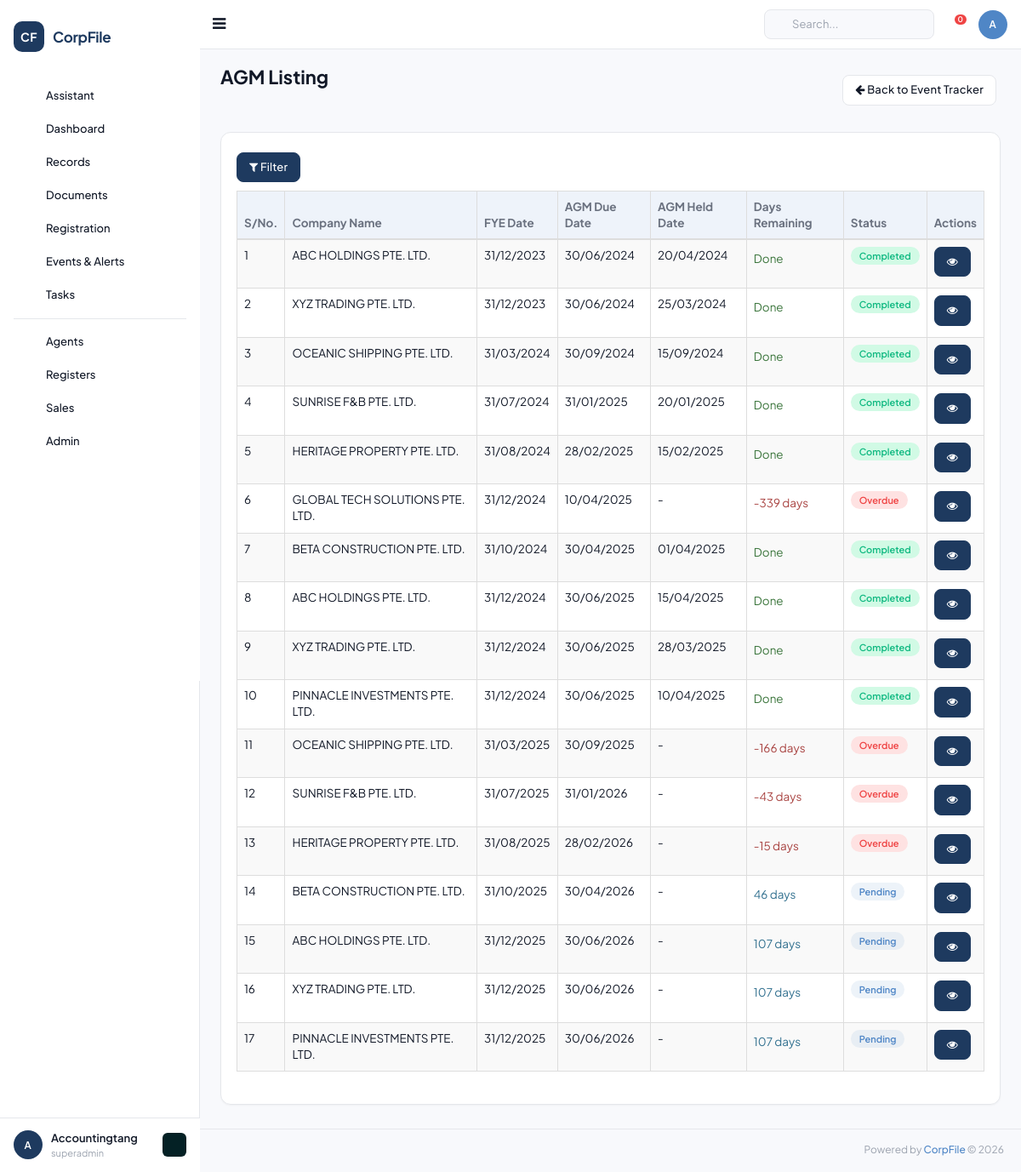
The page /agm_listing (signed in) on the database its author committed.
### tables this page shows
CREATE TABLE `company_events` (
  `id` INT UNSIGNED AUTO_INCREMENT PRIMARY KEY,
  `company_id` INT UNSIGNED NOT NULL,
  `event_type_id` INT UNSIGNED DEFAULT NULL,
  `event_type` VARCHAR(50) DEFAULT 'AGM' COMMENT 'AGM/AR/Resolution/Event',
  `fye_year` VARCHAR(10) DEFAULT NULL,
  `fye_date` DATE DEFAULT NULL,
  `actual_fye` DATE DEFAULT NULL,
  `fye_month` VARCHAR(20) DEFAULT NULL,
  `agm_due_date` DATE DEFAULT NULL,
  `agm_held_date` DATE DEFAULT NULL,
  `agm_extended_due_date` DATE DEFAULT NULL,
  `ar_due_date` DATE DEFAULT NULL,
  `ar_filing_date` DATE DEFAULT NULL,
  `ar_extended_due_date` DATE DEFAULT NULL,
  `event_date` DATE DEFAULT NULL,
  `event_description` TEXT DEFAULT NULL,
  `status` VARCHAR(20) DEFAULT 'Pending',
  `created_by` INT UNSIGNED DEFAULT NULL,
  `created_at` DATETIME DEFAULT CURRENT_TIMESTAMP,
  `updated_at` DATETIME DEFAULT CURRENT_TIMESTAMP ON UPDATE CURRENT_TIMESTAMP,
  FOREIGN KEY (`company_id`) REFERENCES `companies`(`id`) ON DELETE CASCADE
);

CREATE TABLE `companies` (
  `id` INT UNSIGNED AUTO_INCREMENT PRIMARY KEY,
  `client_id` INT UNSIGNED NOT NULL,
  `company_name` VARCHAR(500) NOT NULL,
  `former_name` VARCHAR(500) DEFAULT NULL,
  `trading_name` VARCHAR(500) DEFAULT NULL,
  `company_id_code` VARCHAR(100) DEFAULT NULL COMMENT 'Company ID field',
  `company_type_id` INT UNSIGNED DEFAULT NULL,
  `registration_number` VARCHAR(100) DEFAULT NULL COMMENT 'Local/Foreign reg number',
  `acra_registration_number` VARCHAR(100) DEFAULT NULL COMMENT 'ACRA UEN',
  `country` VARCHAR(100) DEFAULT 'SINGAPORE',
  `region_id` INT UNSIGNED DEFAULT NULL,
  `incorporation_date` DATE DEFAULT NULL,
  `entity_status` VARCHAR(50) DEFAULT 'Active' COMMENT 'ACRA status',
  `internal_css_status` VARCHAR(50) DEFAULT NULL COMMENT 'Pre-Incorp/Active/Terminated/Dormant/etc',
  `risk_assessment_rating` VARCHAR(20) DEFAULT NULL,
  `common_seal` VARCHAR(10) DEFAULT NULL,
  `company_stamp` VARCHAR(10) DEFAULT NULL,
  `related_industry_id` INT UNSIGNED DEFAULT NULL,
  `market_segment_id` INT UNSIGNED DEFAULT NULL,
  `public_interest_company` VARCHAR(10) DEFAULT NULL,
  `legis_entity_name` VARCHAR(255) DEFAULT NULL,
  `jurisdiction_incorp_name` VARCHAR(255) DEFAULT NULL,
  `jurisdiction_corp_name` VARCHAR(255) DEFAULT NULL,
  `jurisdiction_corp_id` VARCHAR(100) DEFAULT NULL,
  `strike_off_date` DATE DEFAULT NULL,
  `liquid_strike_off_date` DATE DEFAULT NULL,
  `terminate_date` DATE DEFAULT NULL,
  `dormant_date` DATE DEFAULT NULL,
  `liquidated_date` DATE DEFAULT NULL,
   
  `activity_1` VARCHAR(100) DEFAULT NULL,
  `activity_1_desc_default` TEXT DEFAULT NULL,
  `activity_1_desc_user` TEXT DEFAULT NULL,
  `activity_2` VARCHAR(100) DEFAULT NULL,
  `activity_2_desc_default` TEXT DEFAULT NULL,
  `activity_2_desc_user` TEXT DEFAULT NULL,
   
  `ord_issued_share_capital` DECIMAL(20,2) DEFAULT 0,
  `ord_currency` VARCHAR(10) DEFAULT 'SGD',
  `no_ord_shares` INT DEFAULT 0,
  `paid_up_capital` DECIMAL(20,2) DEFAULT 0,
  `paid_up_capital_currency` VARCHAR(10) DEFAULT 'SGD',
  `spec_issued_share_capital` DECIMAL(20,2) DEFAULT 0,
  `spec_currency` VARCHAR(10) DEFAULT 'SGD',
  `no_spec_shares` INT DEFAULT 0,
   
  `fye_date` DATE DEFAULT NULL,
  `financial_date` DATE DEFAULT NULL,
  `next_agm_due` DATE DEFAULT NULL,
  `date_of_agm` DATE DEFAULT NULL,
  `date_of_ar` DATE DEFAULT NULL,
  `last_ar_filing` DATE DEFAULT NULL,
   
  `contact_person` VARCHAR(255) DEFAULT NULL,
  `auditor_name` VARCHAR(255) DEFAULT NULL,
  `phone1_code` VARCHAR(10) DEFAULT '65',
  `phone1_number` VARCHAR(50) DEFAULT NULL,
  `phone2_code` VARCHAR(10) DEFAULT '65',
  `phone2_number` VARCHAR(50) DEFAULT NULL,
  `fax_code` VARCHAR(10) DEFAULT '65',
  `fax_number` VARCHAR(50) DEFAULT NULL,
  `website` VARCHAR(255) DEFAULT NULL,
  `email` VARCHAR(255) DEFAULT NULL,
   
  `bank_name_id` INT UNSIGNED DEFAULT NULL,
  `bank_account_number` VARCHAR(100) DEFAULT NULL,
   
  `service_name_id` INT UNSIGNED DEFAULT NULL,
  `service_appoint_date` DATE DEFAULT NULL,
  `service_termination_date` DATE DEFAULT NULL,
  `service_status` VARCHAR(50) DEFAULT NULL,
   
  `remarks` TEXT DEFAULT NULL,
  `additional_remarks` TEXT DEFAULT NULL,
   
  `logo` VARCHAR(500) DEFAULT NULL,
   
  `is_css_client` TINYINT DEFAULT 1,
  `is_taxation_client` TINYINT DEFAULT 0,
  `is_accounting_client` TINYINT DEFAULT 0,
  `is_audit_client` TINYINT DEFAULT 0,
  `is_outsrc_accounting` TINYINT DEFAULT 0,
  `is_outsrc_tax` TINYINT DEFAULT 0,
  `is_payroll_client` TINYINT DEFAULT 0,
  `is_compilation_client` TINYINT DEFAULT 0,
  `is_ask_client` TINYINT DEFAULT 0,
  `is_m_and_a_client` TINYINT DEFAULT 0,
  `is_hr_client` TINYINT DEFAULT 0,
  `is_scrutinisation_client` TINYINT DEFAULT 0,
  `is_gst_client` TINYINT DEFAULT 0,
  `is_wp_ep_client` TINYINT DEFAULT 0,
  `is_commercial_accounting` TINYINT DEFAULT 0,
  `is_personal_tax` TINYINT DEFAULT 0,
  `is_auditor` TINYINT DEFAULT 0,
  `is_corporate_shareholder` TINYINT DEFAULT 0,
  `is_fund_management` TINYINT DEFAULT 0,
  `is_corporate_director` TINYINT DEFAULT 0,
  `is_corporate_owner` TINYINT DEFAULT 0,
  `is_external_corp_sec` TINYINT DEFAULT 0,
  `is_sub_fund` TINYINT DEFAULT 0,
  `is_agent` TINYINT DEFAULT 0,
  `is_corporate_controller` TINYINT DEFAULT 0,
  `is_corporate_partner` TINYINT DEFAULT 0,
  `is_representative_office` TINYINT DEFAULT 0,
  `is_odi` TINYINT DEFAULT 0,
  `is_resident_representative` TINYINT DEFAULT 0,
  `is_liquidator` TINYINT DEFAULT 0,
  `is_hrs_client` TINYINT DEFAULT 0,
  `is_trust_fund` TINYINT DEFAULT 0,
   
  `is_prospect` TINYINT DEFAULT 0,
  `is_client` TINYINT DEFAULT 1,
  `is_non_client` TINYINT DEFAULT 0,
   
  `created_by` INT UNSIGNED DEFAULT NULL,
  `created_at` DATETIME DEFAULT CURRENT_TIMESTAMP,
  `updated_at` DATETIME DEFAULT CURRENT_TIMESTAMP ON UPDATE CURRENT_TIMESTAMP,
  FOREIGN KEY (`client_id`) REFERENCES `clients`(`id`) ON DELETE CASCADE,
  KEY `idx_company_name` (`company_name`(100)),
  KEY `idx_registration` (`registration_number`),
  KEY `idx_acra` (`acra_registration_number`)
);

### application/controllers/Events.php (called while the page is built, shortened)
<?php
class Agm_listing extends BaseController {
    public function index() {
        $data = [
            'page_title' => 'AGM Listing',
            'events' => [],
            'companies' => [],
        ];
        if ($this->db) {
            $clientId = $_SESSION['client_id'] ?? '';
            $client = $this->db->fetchOne("SELECT id FROM clients WHERE client_id = ?", [$clientId]);
            if ($client) {
                $data['companies'] = $this->db->fetchAll(
                    "SELECT id, company_name FROM companies WHERE client_id = ? ORDER BY company_name ASC",
                    [$client->id]
                );
                $data['events'] = $this->db->fetchAll(
                    "SELECT ce.*, c.company_name
                     FROM company_events ce
                     JOIN companies c ON c.id = ce.company_id
                     WHERE c.client_id = ? AND ce.event_type = 'AGM'
                     ORDER BY ce.agm_due_date ASC",
                    [$client->id]
                );
            }
        }
        $this->loadLayout('events/agm', $data);
    }
}

### application/config/config.php (called while the page is built, shortened)
<?php
function base_url($path = '') {
    return rtrim($GLOBALS['config']['base_url'], '/') . '/' . ltrim($path, '/');
}

### application/libraries/Database.php (called while the page is built, shortened)
<?php
class Database {
    private static $instance = null;
    private $pdo;
    public function __construct() {
        $config = $GLOBALS['db_config'];
        try {
            $socket = getenv('DB_SOCKET');
            if ($socket) {
                $dsn = "mysql:unix_socket={$socket};dbname={$config['database']};charset={$config['charset']}";
            } else {
                $dsn = "mysql:host={$config['host']};port={$config['port']};dbname={$config['database']};charset={$config['charset']}";
            }
            $options = [
                PDO::ATTR_ERRMODE => PDO::ERRMODE_EXCEPTION,
                PDO::ATTR_DEFAULT_FETCH_MODE => PDO::FETCH_OBJ,
                PDO::ATTR_EMULATE_PREPARES => false,
            ];
            if (defined('PDO::MYSQL_ATTR_SSL_VERIFY_SERVER_CERT')) {
                $options[PDO::MYSQL_ATTR_SSL_VERIFY_SERVER_CERT] = false;
            }
            $this->pdo = new PDO($dsn, $config['username'], $config['password'], $options);
        } catch (PDOException $e) {
            if (ENVIRONMENT === 'development') {
                die('Database connection failed: ' . $e->getMessage());
            } else {
                die('Database connection failed.');
            }
        }
    }
    public static function getInstance() {
        if (self::$instance === null) {
            self::$instance = new self();
        }
        return self::$instance;
    }
    public function query($sql, $params = []) {
        $stmt = $this->pdo->prepare($sql);
        $stmt->execute($params);
        return $stmt;
    }
    public function fetchAll($sql, $params = []) {
        return $this->query($sql, $params)->fetchAll();
    }
    public function fetchOne($sql, $params = []) {
        return $this->query($sql, $params)->fetch();
    }
}

### application/views/events/agm.php (the view, shortened to what this page needs)
<div class="page-title">
    <div class="title_left">
        <h3>AGM Listing</h3>
    </div>
    <div class="title_right">
        <div class="pull-right">
            <a href="<?= base_url('event_tracker') ?>" class="btn btn-default btn-sm"><i class="fa fa-arrow-left"></i> Back to Event Tracker</a>
        </div>
    </div>
</div>
<div class="row">
    <div class="col-md-12">
        <div class="x_panel">
            <div class="x_content">
                <button class="btn btn-primary btn-sm" id="toggleFilter" style="margin-bottom:10px;">
                    <i class="fa fa-filter"></i> Filter
                </button>
                <table id="datatable-agm" class="table table-striped table-bordered" style="width:100%">
                    <thead>
                        <tr style="background:#206570;color:#fff;">
                            <th>S/No.</th>
                            <th>Company Name</th>
                            <th>FYE Date</th>
                            <th>AGM Due Date</th>
                            <th>AGM Held Date</th>
                            <th>Days Remaining</th>
                            <th>Status</th>
                            <th>Actions</th>
                        </tr>
                    </thead>
                    <tbody>
                        <?php $sno = 1; foreach ($events as $e): ?>
                        <?php
                            $today = date('Y-m-d');
                            $agm_due = $e->agm_due_date ?? null;
                            $agm_held = $e->agm_held_date ?? null;
                            $days_remaining = $agm_due ? (int)((strtotime($agm_due) - strtotime($today)) / 86400) : null;
                            if ($agm_held) {
                                $status = 'completed'; $status_label = 'success'; $status_text = 'Completed';
                            } elseif ($agm_due && $agm_due < $today) {
                                $status = 'overdue'; $status_label = 'danger'; $status_text = 'Overdue';
                            } elseif ($agm_due && $days_remaining !== null && $days_remaining <= 30) {
                                $status = 'upcoming'; $status_label = 'warning'; $status_text = 'Upcoming';
                            } else {
                                $status = 'pending'; $status_label = 'info'; $status_text = 'Pending';
                            }
                        ?>
                        <tr>
                            <td><?= $sno++ ?></td>
                            <td><?= htmlspecialchars($e->company_name) ?></td>
                            <td><?= !empty($e->fye_date) ? date('d/m/Y', strtotime($e->fye_date)) : '-' ?></td>
                            <td><?= $agm_due ? date('d/m/Y', strtotime($agm_due)) : '-' ?></td>
                            <td><?= $agm_held ? date('d/m/Y', strtotime($agm_held)) : '-' ?></td>
                            <td>
                                <?php if ($agm_held): ?>
                                    <span class="text-success">Done</span>
                                <?php elseif ($days_remaining !== null): ?>
                                    <span class="text-<?= $days_remaining < 0 ? 'danger' : ($days_remaining <= 30 ? 'warning' : 'info') ?>">
                                        <?= $days_remaining ?> days
                                    </span>
                                <?php else: ?>
                                    -
                                <?php endif; ?>
                            </td>
                            <td data-status="<?= $status ?>">
                                <span class="label label-<?= $status_label ?>"><?= $status_text ?></span>
                            </td>
                            <td>
                                <a href="<?= base_url("view_company/{$e->company_id}") ?>" class="btn btn-primary btn-xs"><i class="fa fa-eye"></i></a>
                            </td>
                        </tr>
                        <?php endforeach; ?>
                    </tbody>
                </table>
            </div>
        </div>
    </div>
</div>

### rows shown on the page
company_events: company.company_name "ABC HOLDINGS PTE. LTD.", fye_date "31/12/2023", agm_due_date "30/06/2024", agm_held_date "20/04/2024", shows "Done", agm_held_date "Completed"
company_events: company.company_name "XYZ TRADING PTE. LTD.", fye_date "31/12/2023", agm_due_date "30/06/2024", agm_held_date "25/03/2024", shows "Done", agm_held_date "Completed"
company_events: company.company_name "OCEANIC SHIPPING PTE. LTD.", fye_date "31/03/2024", agm_due_date "30/09/2024", agm_held_date "15/09/2024", shows "Done", agm_held_date "Completed"
company_events: company.company_name "SUNRISE F&B PTE. LTD.", fye_date "31/07/2024", agm_due_date "31/01/2025", agm_held_date "20/01/2025", shows "Done", agm_held_date "Completed"
company_events: company.company_name "HERITAGE PROPERTY PTE. LTD.", fye_date "31/08/2024", agm_due_date "28/02/2025", agm_held_date "15/02/2025", shows "Done", agm_held_date "Completed"
company_events: company.company_name "GLOBAL TECH SOLUTIONS PTE. LTD.", fye_date "31/12/2024", agm_due_date "10/04/2025", agm_due_date "-339", agm_due_date "Overdue"
company_events: company.company_name "BETA CONSTRUCTION PTE. LTD.", fye_date "31/10/2024", agm_due_date "30/04/2025", agm_held_date "01/04/2025", shows "Done", agm_held_date "Completed"
company_events: company.company_name "ABC HOLDINGS PTE. LTD.", fye_date "31/12/2024", agm_due_date "30/06/2025", agm_held_date "15/04/2025", shows "Done", agm_held_date "Completed"
company_events: company.company_name "XYZ TRADING PTE. LTD.", fye_date "31/12/2024", agm_due_date "30/06/2025", agm_held_date "28/03/2025", shows "Done", agm_held_date "Completed"
company_events: company.company_name "PINNACLE INVESTMENTS PTE. LTD.", fye_date "31/12/2024", agm_due_date "30/06/2025", agm_held_date "10/04/2025", shows "Done", agm_held_date "Completed"
company_events: company.company_name "OCEANIC SHIPPING PTE. LTD.", fye_date "31/03/2025", agm_due_date "30/09/2025", agm_due_date "-166", agm_due_date "Overdue"
company_events: company.company_name "SUNRISE F&B PTE. LTD.", fye_date "31/07/2025", agm_due_date "31/01/2026", agm_due_date "-43", agm_due_date "Overdue"
company_events: company.company_name "HERITAGE PROPERTY PTE. LTD.", fye_date "31/08/2025", agm_due_date "28/02/2026", agm_due_date "-15", agm_due_date "Overdue"
company_events: company.company_name "BETA CONSTRUCTION PTE. LTD.", fye_date "31/10/2025", agm_due_date "30/04/2026", agm_due_date "46", agm_due_date "Pending"
company_events: company.company_name "ABC HOLDINGS PTE. LTD.", fye_date "31/12/2025", agm_due_date "30/06/2026", agm_due_date "107", agm_due_date "Pending"
company_events: company.company_name "XYZ TRADING PTE. LTD.", fye_date "31/12/2025", agm_due_date "30/06/2026", agm_due_date "107", agm_due_date "Pending"
company_events: company.company_name "PINNACLE INVESTMENTS PTE. LTD.", fye_date "31/12/2025", agm_due_date "30/06/2026", agm_due_date "107", agm_due_date "Pending"

### other values the page prints
$user_initials "A"
$user_name "Accountingtang"
$user_role "superadmin"
